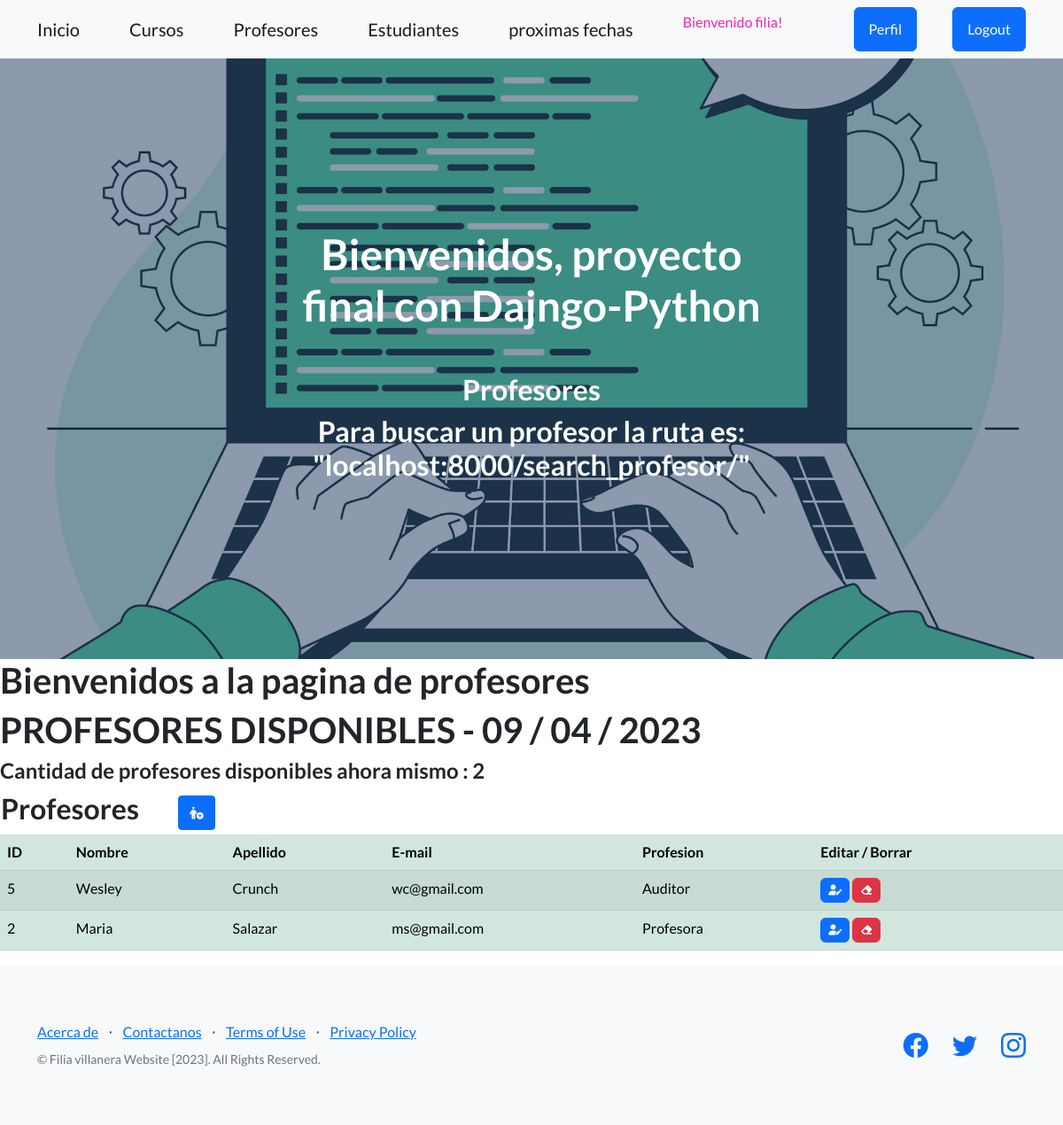
The app's page /profesores/ (signed in) with its own data.
### app1/models.py (models this page shows, shortened)
class Profesor(LoginRequiredMixin, models.Model):
    nombre = models.CharField(max_length=50)
    apellido = models.CharField(max_length=50)
    email = models.EmailField()
    profesion = models.CharField(max_length=50)
    class Meta:
        verbose_name = "profesor"
        verbose_name_plural = "profesores"
        ordering = ["apellido"]

### app1/views.py (the view)
# urls.py: path('profesores/', profesores, name="profesores" ),
@login_required
def profesores (request):
    contexto = {"profesores": Profesor.objects.all(), 'titulo': 'Profesores disponibles'}
    return render(request, "aplicacion/profesores.html", contexto)

### app1/app1/templates/aplicacion/profesores.html
{% extends 'aplicacion/base.html' %}
{% load static %}
{% block encabezado %}
    Profesores
    <h2> Para buscar un profesor la ruta es: "localhost:8000/search_profesor/"</h2>
{% endblock encabezado %}
{% block contenido %}
<h1> Bienvenidos a la pagina de profesores </h1>
<h1> {{ titulo|upper }} - {% now 'm / d / Y' %} </h1>
<h4>Cantidad de profesores disponibles ahora mismo : {{profesores|length}}</h4>
<table>
    <tr>
        <td width="200"><h2>Profesores</h2></td>
        <td>
            <a
            href="{%   url 'build_profesor'  %}"
            class="btn btn-primary btn-sm"
            ><i class="fa-solid fa-person-circle-plus"></i>
            </a>
        </td>
    </tr>
</table>
<table class="table table-success table-striped">
    <thead>
        <tr>
            <th>ID</th>
            <th>Nombre</th>
            <th>Apellido</th>
            <th>E-mail</th>
            <th>Profesion</th>
            <th>Editar / Borrar</th>
        </tr>
    </thead>
    <tbody>
{% for p in profesores  %}
        <tr>
            <td>{{ p.id  }}</td>
            <td>{{ p.nombre }}</td>
            <td>{{ p.apellido }}</td>
            <td>{{ p.email }}</td>
            <td>{{ p.profesion }}</td>
            <td>
                <a
                  href= "{% url 'upd_profesor' p.id  %}"
                  class="btn btn-primary"
                  style="--bs-btn-padding-y: .25rem; --bs-btn-padding-x: .5rem; --bs-btn-font-size: .75rem;"
                  ><i class="fa-solid fa-user-pen"></i>
                </a>
                <a
                  href="{% url 'del_profesor' p.id   %}"
                  class="btn btn-danger"
                  style="--bs-btn-padding-y: .25rem; --bs-btn-padding-x: .5rem; --bs-btn-font-size: .75rem;"
                  ><i class="fa-solid fa-eraser"></i>
                </a>
              </td>
        </tr>
{% endfor %}
    </tbody>
</table>
{% endblock contenido %}

### app1/app1/templates/aplicacion/base.html (shortened to what this page needs)
<!DOCTYPE html>
<html lang="en">
    <head>
        {% load static %}
        <link href="https://cdn.jsdelivr.net/npm/bootstrap-icons@1.5.0/font/bootstrap-icons.css" rel="stylesheet" type="text/css" />
        <link href="{% static 'aplicacion/css/styles.css' %}" rel="stylesheet" />
        <link rel="stylesheet" href="https://cdnjs.cloudflare.com/ajax/libs/font-awesome/6.4.0/css/all.min.css">
    </head>
    <body>
        <nav class="navbar navbar-light bg-light static-top">
            <div class="container">
                <a class="navbar-brand" href="{% url 'home' %}">Inicio</a>
                {% if user.is_authenticated %}
                    <a class="navbar-brand" href="{% url 'cursos' %}">Cursos</a>
                    <a class="navbar-brand" href="{% url 'profesores' %}">Profesores</a>
                    <a class="navbar-brand" href="{% url 'estudiantes' %}">Estudiantes</a>
                    <a class="navbar-brand" href="{% url 'fechas_proximas' %}">proximas fechas</a>
                    <p style="color:rgb(246, 35, 176)">Bienvenido {{user.username}}!</p>
                    <a class="btn btn-primary" href="{% url 'editarperfil' %}">Perfil</a>
                    <a class="btn btn-primary" href="{% url 'logout' %}">Logout</a>
                {% else %}
                    <a class="btn btn-success" href="{% url 'registro'    %}">Registro</a>
                    <a class="btn btn-primary" href="{% url 'login' %}">Login</a>
                {% endif %}
            </div>
        </nav>
        <header class="masthead">
            <div class="container position-relative">
                <div class="row justify-content-center">
                    <div class="col-xl-6">
                        <div class="text-center text-white">
                            <h1 class="mb-5">Bienvenidos, proyecto final con Dajngo-Python</h1>
                            <h2>
                            {% block encabezado %}
                            {% endblock encabezado %}
                                </h2>
                        </div>
                    </div>
                </div>
            </div>
        </header>
        {% block contenido %}
        {% endblock contenido %}
        <footer class="footer bg-light">
            <div class="container">
                <div class="row">
                    <div class="col-lg-6 h-100 text-center text-lg-start my-auto">
                        <ul class="list-inline mb-2">
                            <li class="list-inline-item"><a href="#!">Acerca de</a></li>
                            <li class="list-inline-item">⋅</li>
                            <li class="list-inline-item"><a href="#!">Contactanos</a></li>
                            <li class="list-inline-item">⋅</li>
                            <li class="list-inline-item"><a href="#!">Terms of Use</a></li>
                            <li class="list-inline-item">⋅</li>
                            <li class="list-inline-item"><a href="#!">Privacy Policy</a></li>
                        </ul>
                        <p class="text-muted small mb-4 mb-lg-0">&copy; Filia villanera Website [2023]. All Rights Reserved.</p>
                    </div>
                    <div class="col-lg-6 h-100 text-center text-lg-end my-auto">
                        <ul class="list-inline mb-0">
                            <li class="list-inline-item me-4">
                                <a href="#!"><i class="bi-facebook fs-3"></i></a>
                            </li>
                            <li class="list-inline-item me-4">
                                <a href="#!"><i class="bi-twitter fs-3"></i></a>
                            </li>
                            <li class="list-inline-item">
                                <a href="#!"><i class="bi-instagram fs-3"></i></a>
                            </li>
                        </ul>
                    </div>
                </div>
            </div>
        </footer>
    </body>
</html>

### records on screen
Profesor: id "5", nombre "Wesley", apellido "Crunch", email "wc@gmail.com", profesion "Auditor"
Profesor: id "2", nombre "Maria", apellido "Salazar", email "ms@gmail.com", profesion "Profesora"

### other values on screen
{{ user.username }} "filia"
{{ titulo|upper }} "PROFESORES DISPONIBLES"
{{ profesores|length }} "2"
